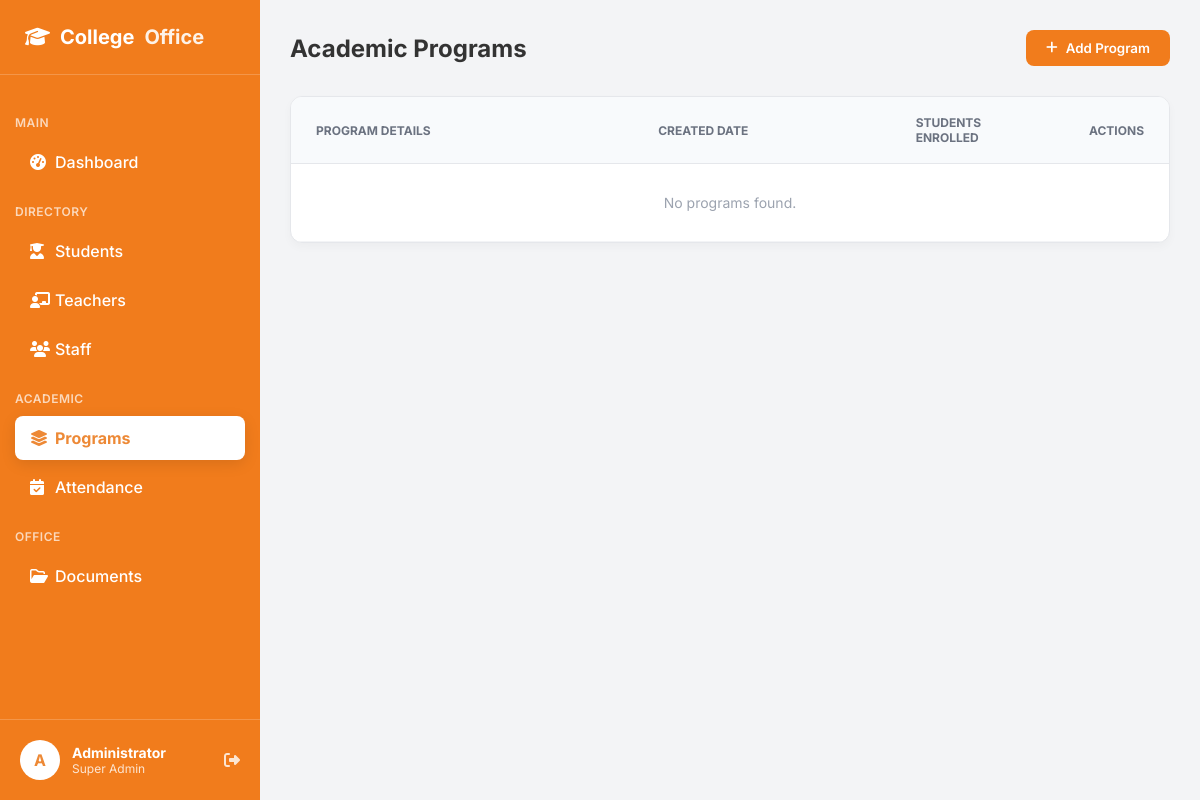
Page /programs.php (signed in) on the earlier database version.
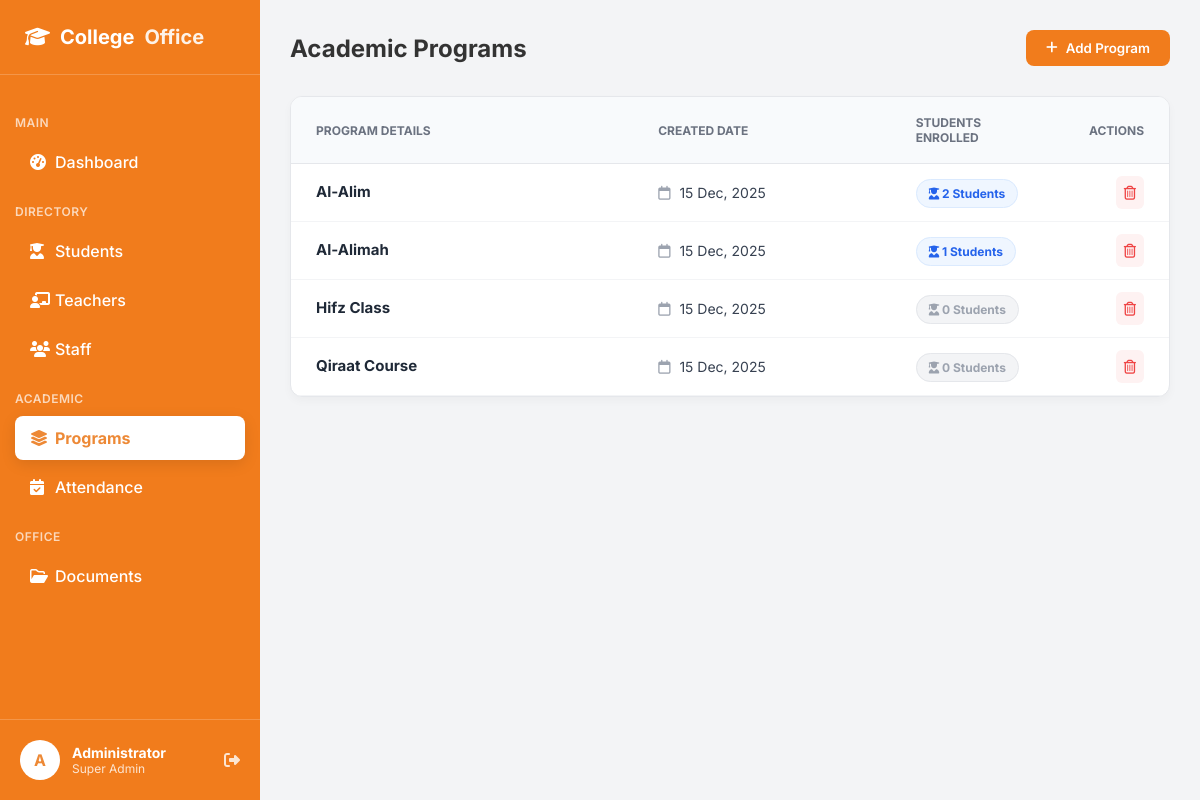
Same page on the later database version.
### tables this page shows
CREATE TABLE `programs` (
  `program_id` int(11) NOT NULL,
  `program_name` varchar(100) NOT NULL,
  `description` varchar(255) DEFAULT NULL,
  `created_at` timestamp NOT NULL DEFAULT current_timestamp()
);

### programs.php (the view, shortened to what this page needs)
<?php
include 'db_conn.php';
$query = "SELECT p.*,
          (SELECT COUNT(*) FROM students s WHERE s.class_year LIKE CONCAT('%', p.program_name, '%') AND s.status='Active') as student_count
          FROM programs p
          ORDER BY p.program_name ASC";
$result = mysqli_query($conn, $query);
?>
<!DOCTYPE html>
<html lang="en">
<head>
    <link rel="stylesheet" href="https://cdnjs.cloudflare.com/ajax/libs/font-awesome/6.4.0/css/all.min.css">
    <link rel="stylesheet" href="dashboard.css">
</head>
<body>
    <div class="dashboard-container">
        <?php $page = 'programs';
        include 'sidebar.php'; ?>
        <main class="main-content">
            <header class="top-header">
                <h2>Academic Programs</h2>
                <button class="btn-add" onclick="openModal()">
                    <i class="fa-solid fa-plus"></i> Add Program
                </button>
            </header>
            <div class="table-container">
                <table class="prog-table">
                    <thead>
                        <tr>
                            <th width="40%">Program Details</th>
                            <th width="30%">Created Date</th>
                            <th width="20%">Students Enrolled</th>
                            <th width="10%" style="text-align:right;">Actions</th>
                        </tr>
                    </thead>
                    <tbody>
                        <?php if (mysqli_num_rows($result) > 0): ?>
                            <?php while ($row = mysqli_fetch_assoc($result)):
                                $count = $row['student_count'];
                                $badge_class = ($count > 0) ? 'count-badge' : 'count-badge count-zero';
                            ?>
                                <tr>
                                    <td>
                                        <div class="prog-name"><?php echo $row['program_name']; ?></div>
                                    </td>
                                    <td>
                                        <i class="fa-regular fa-calendar" style="color:#9CA3AF; margin-right:5px;"></i>
                                        <?php echo date('d M, Y', strtotime($row['created_at'])); ?>
                                    </td>
                                    <td>
                                        <span class="<?php echo $badge_class; ?>">
                                            <i class="fa-solid fa-user-graduate"></i> <?php echo $count; ?> Students
                                        </span>
                                    </td>
                                    <td style="text-align:right;">
                                        <a href="programs.php?delete_id=<?php echo $row['program_id']; ?>" class="btn-del" onclick="return confirm('Delete this program?')" title="Delete">
                                            <i class="fa-regular fa-trash-can"></i>
                                        </a>
                                    </td>
                                </tr>
                            <?php endwhile; ?>
                        <?php else: ?>
                            <tr>
                                <td colspan="4" style="text-align:center; padding:30px; color:#9CA3AF;">No programs found.</td>
                            </tr>
                        <?php endif; ?>
                    </tbody>
                </table>
            </div>
        </main>
    </div>
</body>
</html>

Differences in the rows shown:
added programs: program_name "Al-Alim", created_at "15 Dec, 2025", count "2"
added programs: program_name "Al-Alimah", created_at "15 Dec, 2025", count "1"
added programs: program_name "Hifz Class", created_at "15 Dec, 2025", count "0"
added programs: program_name "Qiraat Course", created_at "15 Dec, 2025", count "0"
Other differences:
text no longer shown: "No programs found."
